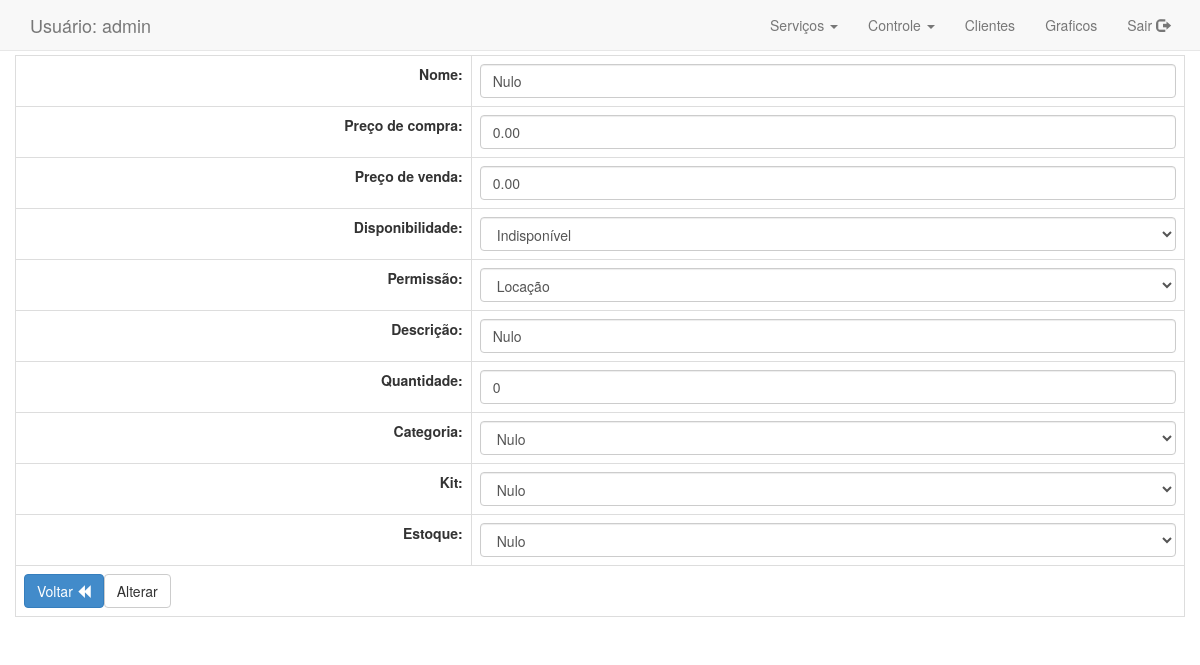
/Views/LayoutAdministrador.php?link=formProduto&idproduto=1 (signed in), run on the app's committed database.
### tables this page shows
CREATE TABLE IF NOT EXISTS `produto` (
  `id_produto` int(11) NOT NULL,
  `nome_produto` varchar(155) NOT NULL,
  `preco_compra_p` decimal(10,2) NOT NULL,
  `preco_produto` decimal(10,2) NOT NULL,
  `quantidade` int(255) NOT NULL,
  `disponibilidade_produto` varchar(255) NOT NULL,
  `descricao_produto` varchar(255) DEFAULT NULL,
  `tipo_permissao` int(11) NOT NULL,
  `categoria` int(11) DEFAULT NULL,
  `kit_produtos` int(11) NOT NULL,
  `estoque` int(11) NOT NULL
);

### Conexao/ProdutoDAO.php (called while the page is built, shortened)
<?php
class ProdutoDAO {
    public function PesquisarProdutoByID(ProdutoDTO $ProdutoDTO){
        try {
            $pdo =  Conexao::getinstance();
            $sql = "SELECT * FROM produto p INNER JOIN kit_produtos k ON(p.kit_produtos=k.id_kit_produtos) INNER JOIN categoria c ON(p.categoria=c.id_categoria) INNER JOIN estoque e ON(p.estoque=e.id_estoque)"
                    . " WHERE id_produto LIKE ?";
            $stmt = $pdo->prepare($sql);
            $stmt->bindValue(1, $ProdutoDTO->getIdproduto());
            $stmt->execute();
            $produto = $stmt->fetch(PDO::FETCH_ASSOC);
            return $produto;
        } catch (PDOException $ex) {
            echo "".$ex;
        }
    }
}

### Classes/ProdutoDTO.php (called while the page is built, shortened)
<?php
class ProdutoDTO {
    private $idproduto;
    function getIdproduto() {
        return $this->idproduto;
    }
    function setIdproduto($idproduto) {
        $this->idproduto = $idproduto;
    }
}

### Conexao/CategoriaDAO.php (called while the page is built, shortened)
<?php
class CategoriaDAO {
    public function PesquisarTodos(){
        try {
            $pdo =  Conexao::getinstance();
            $sql = "SELECT * FROM categoria";
            $stmt = $pdo->prepare($sql);
            $stmt->execute();
            $categorias = $stmt->fetchAll(PDO::FETCH_ASSOC);
            return $categorias;
        } catch (PDOException $ex) {
            echo "".$ex;
        }
    }
}

### Conexao/KitProdutosDAO.php (called while the page is built, shortened)
<?php
class KitProdutosDAO {
    public function PesquisarTodos(){
        try {
            $pdo =  Conexao::getinstance();
            $sql = "SELECT * FROM kit_produtos k INNER JOIN categoria c ON(k.categoria_kit_produtos=c.id_categoria)";
            $stmt = $pdo->prepare($sql);
            $stmt->execute();
            $kps = $stmt->fetchAll(PDO::FETCH_ASSOC);
            return $kps;
        } catch (PDOException $ex) {
            echo "".$ex;
        }
    }
}

### Conexao/EstoqueDAO.php (called while the page is built, shortened)
<?php
class EstoqueDAO {
    public function PesquisarTodos(){
        try {
            $pdo =  Conexao::getinstance();
            $sql = "SELECT * FROM estoque";
            $stmt = $pdo->prepare($sql);
            $stmt->execute();
            $estoques = $stmt->fetchAll(PDO::FETCH_ASSOC);
            return $estoques;
        } catch (PDOException $ex) {
            echo "".$ex;
        }
    }
}

### Views/Formularios/formProduto.php (the view, shortened to what this page needs)
<!DOCTYPE html>
<html>
    <head>
        <link href="../../css/bootstrap.min.css" rel="stylesheet" media="screen">
        <link href="../../css/estilo.css" rel="stylesheet" media="screen">
    </head>
    <body>
        <table class="table table-bordered">
            <form class="form-control-static" action="<?php if(isset($_GET['idproduto'])){echo "../Controller/AlterarProduto.php";} else {echo "../Controller/InserirProduto.php";} ?>" method="post">
                <?php
                require_once '../Classes/ProdutoDTO.php';
                require_once '../Conexao/ProdutoDAO.php';
                require_once '../Conexao/CategoriaDAO.php';
                require_once '../Conexao/KitProdutosDAO.php';
                require_once '../Conexao/EstoqueDAO.php';
                $ProdutoDTO = new ProdutoDTO();
                $ProdutoDAO = new ProdutoDAO();
                $CategoriaDAO = new CategoriaDAO();
                $KitProdutosDAO = new KitProdutosDAO();
                $EstoqueDAO = new EstoqueDAO();
                if(isset($_GET['idproduto'])){
                $ProdutoDTO->setIdproduto($_GET['idproduto']);
                $produto = $ProdutoDAO->PesquisarProdutoByID($ProdutoDTO);
                }
                ?>
                <tr>
                    <td><label class="pull-right">Nome:</label></td>
                    <td><input type="hidden" name="idproduto" value="<?php if(isset($_GET['idproduto'])){echo $_GET['idproduto'];}?>">
                        <input class="form-control" type="text" value="<?php if (isset($_GET['idproduto'])) { echo $produto["nome_produto"];}?>"name="nome"></td>
                </tr>
                <tr>
                    <td><label class="pull-right">Preço de compra:</label></td>
                    <td><input type="text" class="form-control" value="<?php if (isset($_GET['idproduto'])) { echo $produto["preco_compra_p"];}?>" name="precoCompra"></td>
                </tr>
                <tr>
                    <td><label class="pull-right">Preço de venda:</label></td>
                    <td><input type="text" class="form-control" value="<?php if (isset($_GET['idproduto'])) { echo $produto["preco_produto"];}?>" name="preco"></td>
                </tr>
                <tr>
                    <td><label class="pull-right">Disponibilidade:</label></td>
                    <td><?php if (isset($_GET['idproduto'])) {?>
                        <select name="disponibilidade" class="form-control">
                            <option selected value="<?php echo $produto["disponibilidade_produto"];?>"><?php echo $produto["disponibilidade_produto"];?></option>
                        </select>
                        <?php }else{ echo"<input type='hidden' name='disponibilidade' value='Disponível'>Disponível";}?>
                    </td>
                </tr>
                <tr>
                    <td><label class="pull-right">Permissão:</label></td>
                    <td>
                        <select name="permissao" class="form-control">
                            <?php if (isset($_GET['idproduto'])) { ?>
                            <option selected value="<?php echo $produto["tipo_permissao"];?>"><?php
                                    switch ($produto["tipo_permissao"]){
                                        case 2:
                                            echo "Locação";
                                            break;
                                    }
                            ?></option>
                            <?php } else { ?>
                            <option selected>Selecione</option>
                            <?php } ?>
                        </select>
                    </td>
                </tr>
                <tr>
                    <td><label class="pull-right">Descrição:</label></td>
                    <td><input class="form-control" value="<?php if (isset($_GET['idproduto'])) { echo $produto["descricao_produto"];}?>" type="textarea" name="descricao"></td>
                </tr>
                <tr>
                    <td><label class="pull-right">Quantidade:</label></td>
                    <td><input class="form-control" value="<?php if (isset($_GET['idproduto'])) { echo $produto["quantidade"];}?>" type="number" name="quantidade"></td>
                </tr>
                <tr>
                    <td><label class="pull-right">Categoria:</label></td>
                    <td>
                        <select class="form-control" name="categoria">
                            <?php
                            if (isset($_GET['idproduto'])) {
                                $categorias = $CategoriaDAO->PesquisarTodos();
                                foreach ($categorias as $categoria) {
                                    $idproduto = $_GET['idproduto'];
                                    $ProdutoDTO->setIdproduto($idproduto);
                                    $produto = $ProdutoDAO->PesquisarProdutoByID($ProdutoDTO);
                                    if ($produto["categoria"] == $categoria["id_categoria"]) {
                                        echo "<option selected value='" . $categoria["id_categoria"] . "'>" . $categoria["nome_categoria"] . "</option>";
                                    }
                                }
                            } else {
                                $categorias = $CategoriaDAO->PesquisarTodos();
                                echo "<option selected>Selecione</option>";
                                foreach ($categorias as $categoria) {
                                    echo "<option value='" . $categoria["id_categoria"] . "'>" . $categoria["nome_categoria"] . "</option>";
                                }
                            }
                            ?>
                        </select>
                    </td>
                </tr>
                <tr>
                    <td><label class="pull-right">Kit:</label></td>
                    <td>
                        <select class="form-control" name="kit">
                            <?php
                            if (isset($_GET['idproduto'])) {
                                $kps = $KitProdutosDAO->PesquisarTodos();
                                foreach ($kps as $kp) {
                                    $idproduto = $_GET['idproduto'];
                                    $ProdutoDTO->setIdproduto($idproduto);
                                    $produto = $ProdutoDAO->PesquisarProdutoByID($ProdutoDTO);
                                    if ($produto["kit_produtos"] == $kp["id_kit_produtos"]) {
                                        echo "<option selected value='" . $kp["id_kit_produtos"] . "'>" . $kp["nome_kit_produtos"] . "</option>";
                                    }
                                }
                            } else {
                                $kps = $KitProdutosDAO->PesquisarTodos();
                                echo "<option selected>Selecione</option>";
                                foreach ($kps as $kp) {
                                    echo "<option value='" . $kp["id_kit_produtos"] . "'>" . $kp["nome_kit_produtos"] . "</option>";
                                }
                            }
                            ?>
                        </select>
                    </td>
                </tr>
                <tr>
                    <td><label class="pull-right">Estoque:</label></td>
                    <td>
                        <select class="form-control" name="estoque">
                            <?php
                            if (isset($_GET['idproduto'])) {
                                $estoques = $EstoqueDAO->PesquisarTodos();
                                foreach ($estoques as $estoque) {
                                    $idproduto = $_GET['idproduto'];
                                    $ProdutoDTO->setIdproduto($idproduto);
                                    $produto = $ProdutoDAO->PesquisarProdutoByID($ProdutoDTO);
                                    if ($produto["estoque"] == $estoque["id_estoque"]) {
                                        echo "<option selected value='" . $estoque["id_estoque"] . "'>" . $estoque["nome_estoque"] . "</option>";
                                    }
                                }
                            } else {
                                $estoques = $EstoqueDAO->PesquisarTodos();
                                echo "<option selected>Selecione</option>";
                                foreach ($estoques as $estoque) {
                                    echo "<option value='" . $estoque["id_estoque"] . "'>" . $estoque["nome_estoque"] . "</option>";
                                }
                            }
                            ?>
                        </select>
                    </td>
                </tr>
                <tr>
                    <td colspan="2"><a href="LayoutAdministrador.php?link=produtos"><button type="button" class="btn btn-primary">Voltar <span class="glyphicon glyphicon-backward"></span></button></a><input type="submit" class="btn btn-default" value="<?php if (isset($_GET['idproduto'])) {
    echo "Alterar";
} else {
    echo "Cadastrar";
    } ?>" <?php if (isset($_GET['idproduto'])) {
    echo "onclick='return confirmaralteracao()'";
} else {
    echo "onclick='return confirmarcadastro()'";
    } ?>></td>
                </tr>
            </form>
        </table>
    </body>
</html>

### data on the page
produto: nome "Nulo", precoCompra "0.00", preco "0.00", disponibilidade "Indisponível", permissao "Locação", descricao "Nulo", quantidade "0"

### other printed values
$_SESSION["usuario"] "admin"
form field categoria "Nulo"
form field kit "Nulo"
form field estoque "Nulo"
